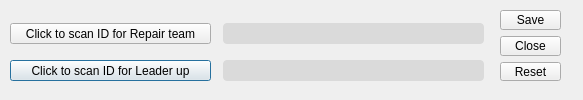
<?xml version='1.0' encoding='utf-8'?>
<ui version="4.0">
 <class>PM_SYSTEM</class>
 <widget class="QDialog" name="PM_SYSTEM">
  <property name="enabled">
   <bool>true</bool>
  </property>
  <property name="geometry">
   <rect>
    <x>0</x>
    <y>0</y>
    <width>583</width>
    <height>100</height>
   </rect>
  </property>
  <property name="sizePolicy">
   <sizepolicy hsizetype="Fixed" vsizetype="Fixed">
    <horstretch>0</horstretch>
    <verstretch>0</verstretch>
   </sizepolicy>
  </property>
  <property name="minimumSize">
   <size>
    <width>0</width>
    <height>0</height>
   </size>
  </property>
  <property name="maximumSize">
   <size>
    <width>16777215</width>
    <height>16777215</height>
   </size>
  </property>
  <property name="font">
   <font>
    <family>Arial</family>
    <bold>false</bold>
   </font>
  </property>
  <property name="mouseTracking">
   <bool>false</bool>
  </property>
  <property name="windowTitle">
   <string>Dialog</string>
  </property>
  <property name="layoutDirection">
   <enum>Qt::LeftToRight</enum>
  </property>
  <property name="autoFillBackground">
   <bool>false</bool>
  </property>
  <property name="styleSheet">
   <string notr="true">alternate-background-color: rgb(229, 255, 239);
</string>
  </property>
  <property name="sizeGripEnabled">
   <bool>false</bool>
  </property>
  <property name="modal">
   <bool>false</bool>
  </property>
  <widget class="QPushButton" name="id_leader">
   <property name="geometry">
    <rect>
     <x>10</x>
     <y>60</y>
     <width>201</width>
     <height>21</height>
    </rect>
   </property>
   <property name="sizePolicy">
    <sizepolicy hsizetype="Minimum" vsizetype="Fixed">
     <horstretch>0</horstretch>
     <verstretch>0</verstretch>
    </sizepolicy>
   </property>
   <property name="minimumSize">
    <size>
     <width>0</width>
     <height>0</height>
    </size>
   </property>
   <property name="font">
    <font>
     <family>Segoe UI</family>
     <bold>false</bold>
    </font>
   </property>
   <property name="text">
    <string>Click to scan ID for Leader up</string>
   </property>
   <property name="default">
    <bool>true</bool>
   </property>
  </widget>
  <widget class="QPushButton" name="id_repair">
   <property name="geometry">
    <rect>
     <x>10</x>
     <y>23</y>
     <width>201</width>
     <height>21</height>
    </rect>
   </property>
   <property name="sizePolicy">
    <sizepolicy hsizetype="Maximum" vsizetype="Fixed">
     <horstretch>0</horstretch>
     <verstretch>0</verstretch>
    </sizepolicy>
   </property>
   <property name="minimumSize">
    <size>
     <width>0</width>
     <height>0</height>
    </size>
   </property>
   <property name="text">
    <string>Click to scan ID for Repair team</string>
   </property>
   <property name="default">
    <bool>false</bool>
   </property>
  </widget>
  <widget class="QLabel" name="date_time_scan_leader">
   <property name="geometry">
    <rect>
     <x>223</x>
     <y>60</y>
     <width>261</width>
     <height>21</height>
    </rect>
   </property>
   <property name="sizePolicy">
    <sizepolicy hsizetype="Preferred" vsizetype="Preferred">
     <horstretch>0</horstretch>
     <verstretch>0</verstretch>
    </sizepolicy>
   </property>
   <property name="minimumSize">
    <size>
     <width>0</width>
     <height>0</height>
    </size>
   </property>
   <property name="styleSheet">
    <string notr="true">background-color: rgb(218, 218, 218);
border-radius: 4px;</string>
   </property>
   <property name="text">
    <string />
   </property>
  </widget>
  <widget class="QLabel" name="date_time_scan_repair">
   <property name="geometry">
    <rect>
     <x>223</x>
     <y>23</y>
     <width>261</width>
     <height>21</height>
    </rect>
   </property>
   <property name="sizePolicy">
    <sizepolicy hsizetype="Preferred" vsizetype="Preferred">
     <horstretch>0</horstretch>
     <verstretch>0</verstretch>
    </sizepolicy>
   </property>
   <property name="minimumSize">
    <size>
     <width>0</width>
     <height>0</height>
    </size>
   </property>
   <property name="styleSheet">
    <string notr="true">background-color: rgb(218, 218, 218);
border-radius: 4px;</string>
   </property>
   <property name="text">
    <string />
   </property>
  </widget>
  <widget class="QDialogButtonBox" name="buttonBox">
   <property name="geometry">
    <rect>
     <x>500</x>
     <y>10</y>
     <width>61</width>
     <height>71</height>
    </rect>
   </property>
   <property name="sizePolicy">
    <sizepolicy hsizetype="Fixed" vsizetype="Fixed">
     <horstretch>0</horstretch>
     <verstretch>0</verstretch>
    </sizepolicy>
   </property>
   <property name="maximumSize">
    <size>
     <width>16777215</width>
     <height>16777215</height>
    </size>
   </property>
   <property name="font">
    <font>
     <family>Arial</family>
     <bold>false</bold>
     <kerning>false</kerning>
    </font>
   </property>
   <property name="orientation">
    <enum>Qt::Vertical</enum>
   </property>
   <property name="standardButtons">
    <set>QDialogButtonBox::Close|QDialogButtonBox::Reset|QDialogButtonBox::Save</set>
   </property>
   <property name="centerButtons">
    <bool>false</bool>
   </property>
  </widget>
 </widget>
 <connections />
<customwidgets><customwidget><class>QPushButton</class><extends>QPushButton</extends><header location="global">Custom_Widgets.Theme.h</header><container>1</container></customwidget><customwidget><class>QLabel</class><extends>QLabel</extends><header location="global">Custom_Widgets.Theme.h</header><container>1</container></customwidget></customwidgets></ui>
